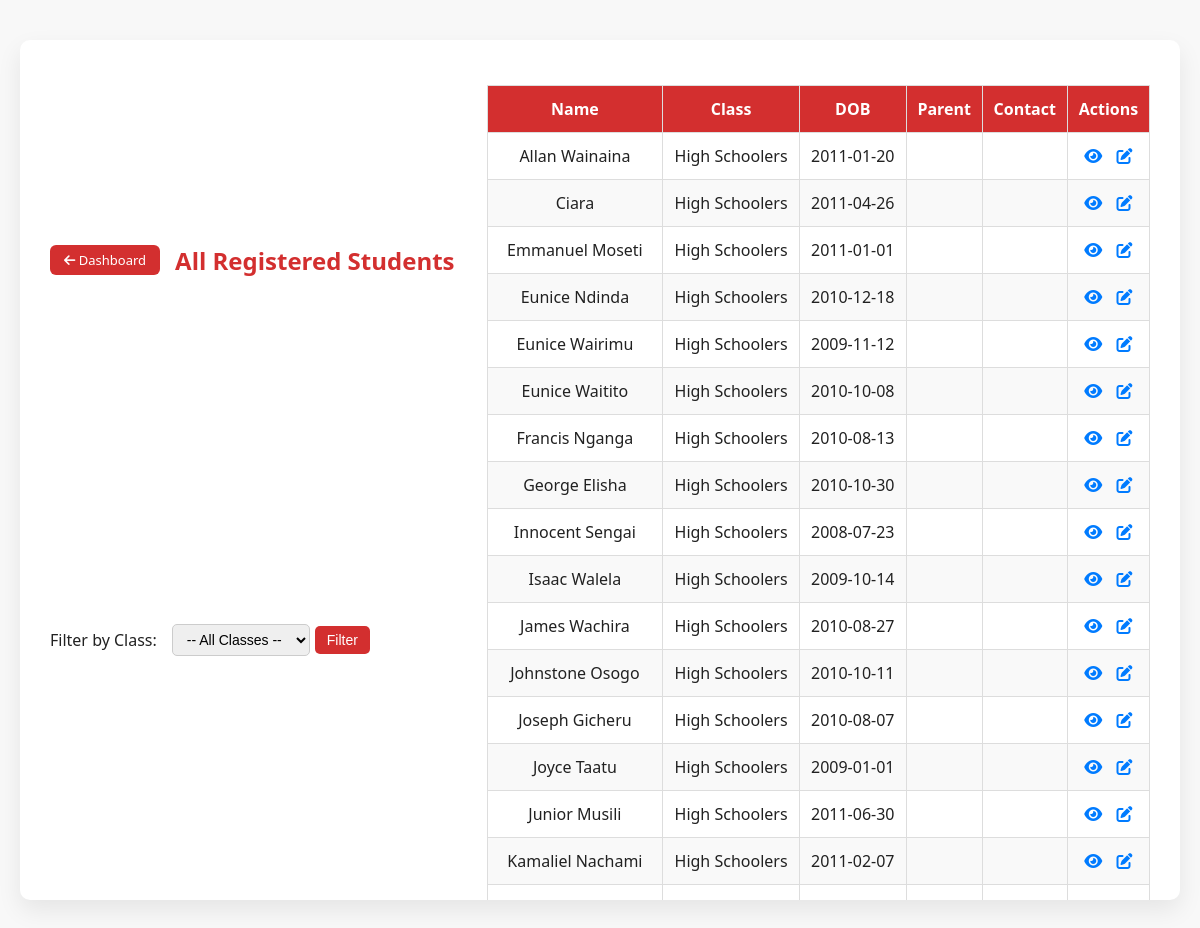
Screenshot of /all_students (signed in) with the database file from the repository.
### app.py (models this page shows)
class Student(db.Model):
    id = db.Column(db.Integer, primary_key=True)
    name = db.Column(db.String(100), nullable=False)
    dob = db.Column(db.String(20), nullable=False)
    parent = db.Column(db.String(100))
    contact = db.Column(db.String(50))
    student_class = db.Column(db.String(50))
    status = db.Column(db.String(10), default="active")
    deletion_requested = db.Column(db.Boolean, default=False)
    profile_image = db.Column(db.String(200))  # Store image filename
    family_id = db.Column(db.String(50))  # For grouping family members

### app.py (the view)
@app.route("/all_students")
def all_students():
    if "user" not in session:
        flash("You must be logged in to view this page.", "error")
        return redirect(url_for("home"))
    selected_class = request.args.get("class_name")
    class_list = ['Genesis', 'Exodus', 'Psalms', 'Proverbs', 'Revelation', 'High Schoolers']  # ✅ Make sure this is included
    if selected_class:
        students = Student.query.filter_by(status="active", student_class=selected_class).order_by(Student.name).all()
    else:
        students = Student.query.filter_by(status="active").order_by(Student.name).all()
    return render_template("all_students.html", students=students, selected_class=selected_class, class_list=class_list)

### app.py (called while the page is built)
@app.context_processor
def inject_now():
    return {'now': datetime.now}

@app.context_processor
def utility_functions():
    def attendance_present(student_id, sunday):
        record = Attendance.query.filter_by(student_id=student_id, date=sunday).first()
        return record.present if record else False
    return dict(attendance_present=attendance_present)

### templates/all_students.html (shortened to what this page needs)
<!DOCTYPE html>
<html lang="en">
<head>
    <link rel="stylesheet" href="{{ url_for('static', filename='css/styles.css') }}">
    <link rel="stylesheet" href="https://cdnjs.cloudflare.com/ajax/libs/font-awesome/6.5.0/css/all.min.css">
</head>
<body>
<div class="container">
    <div class="header-bar">
        <div class="header-left">
            <a href="{{ url_for('dashboard') }}" class="btn-back"><i class="fas fa-arrow-left"></i> Dashboard</a>
            <h1 class="page-title">
                All Registered Students{% if selected_class %} - {{ selected_class }}{% endif %}
            </h1>
        </div>
        <form method="get" action="{{ url_for('all_students') }}" class="filter-form">
            <label for="class_name">Filter by Class:</label>
            <select name="class_name" id="class_name">
                <option value="">-- All Classes --</option>
            </select>
            <button type="submit">Filter</button>
        </form>
    </div>
    <table>
        <thead>
            <tr>
                <th>Name</th>
                <th>Class</th>
                <th>DOB</th>
                <th>Parent</th>
                <th>Contact</th>
                <th>Actions</th>
            </tr>
        </thead>
        <tbody>
            {% for student in students %}
            <tr>
                <td>{{ student.name }}</td>
                <td>{{ student.student_class }}</td>
                <td>{{ student.dob }}</td>
                <td>{{ student.parent }}</td>
                <td>{{ student.contact }}</td>
                <td class="action-btns">
                    <a href="{{ url_for('student_detail', student_id=student.id) }}" title="View"><i class="fas fa-eye"></i></a>
                    {% if session['role'] == 'admin' %}
                        <a href="{{ url_for('edit_student', student_id=student.id) }}" title="Edit"><i class="fas fa-pen-to-square"></i></a>
                    {% endif %}
                </td>
            </tr>
            {% endfor %}
        </tbody>
    </table>
</div>
</body>
</html>

### static/css/styles.css (style rules this page uses)
body { font-family: 'Segoe UI', sans-serif; margin: 0; padding: 0; background-color: #f8f8f8; color: #212121; }
.container { display: flex; height: 100vh; overflow: hidden; }
form { margin-bottom: 20px; }
form select { padding: 5px 10px; margin-left: 10px; border-radius: 5px; border: 1px solid #ccc; }
table { width: 100%; border-collapse: collapse; margin-top: 15px; background: #fff; border: 1px solid #ddd; }
th, td { border: 1px solid #ddd; padding: 10px; text-align: center; }
th { background-color: #D32F2F; color: white; }
tr:nth-child(even) { background-color: #f2f2f2; }

### templates/all_students.html (style rules this page uses)
body { background-color: #f8f8f8; font-family: 'Segoe UI', sans-serif; margin: 0; padding: 0; }
.container { max-width: 1100px; margin: 40px auto; padding: 30px; background: #fff; border-radius: 10px; box-shadow: 0 10px 25px rgba(0, 0, 0, 0.08); }
.header-bar { display: flex; justify-content: space-between; align-items: center; flex-wrap: wrap; margin-bottom: 20px; }
.header-left { display: flex; align-items: center; gap: 15px; }
.page-title { font-size: 24px; color: #D32F2F; margin: 0; }
.btn-back { background-color: #D32F2F; color: #fff; text-decoration: none; padding: 6px 14px; border-radius: 6px; font-size: 13px; }
.filter-form { display: flex; align-items: center; gap: 5px; }
.filter-form select { padding: 6px 10px; border: 1px solid #ccc; border-radius: 5px; font-size: 14px; }
.filter-form button { background-color: #D32F2F; color: white; border: none; padding: 6px 12px; border-radius: 5px; font-size: 14px; cursor: pointer; }
table { width: 100%; border-collapse: collapse; margin-top: 15px; }
th, td { padding: 12px 10px; border: 1px solid #ddd; text-align: center; }
th { background-color: #D32F2F; color: #fff; }
tr:nth-child(even) { background-color: #f9f9f9; }
.action-btns a { margin: 0 5px; color: #007bff; font-size: 1 text-decoration: none; }

### rows the page displays
Student: name "Allan Wainaina", student_class "High Schoolers", dob "2011-01-20"
Student: name "Ciara", student_class "High Schoolers", dob "2011-04-26"
Student: name "Emmanuel Moseti", student_class "High Schoolers", dob "2011-01-01"
Student: name "Eunice Ndinda", student_class "High Schoolers", dob "2010-12-18"
Student: name "Eunice Wairimu", student_class "High Schoolers", dob "2009-11-12"
Student: name "Eunice Waitito", student_class "High Schoolers", dob "2010-10-08"
Student: name "Francis Nganga", student_class "High Schoolers", dob "2010-08-13"
Student: name "George Elisha", student_class "High Schoolers", dob "2010-10-30"
Student: name "Innocent Sengai", student_class "High Schoolers", dob "2008-07-23"
Student: name "Isaac Walela", student_class "High Schoolers", dob "2009-10-14"
Student: name "James Wachira", student_class "High Schoolers", dob "2010-08-27"
Student: name "Johnstone Osogo", student_class "High Schoolers", dob "2010-10-11"
Student: name "Joseph Gicheru", student_class "High Schoolers", dob "2010-08-07"
Student: name "Joyce Taatu", student_class "High Schoolers", dob "2009-01-01"
Student: name "Junior Musili", student_class "High Schoolers", dob "2011-06-30"
Student: name "Kamaliel Nachami", student_class "High Schoolers", dob "2011-02-07"
